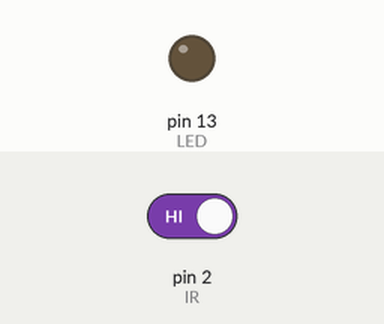
Simulated run of this sketch. Board: Arduino Uno, built with avr-gcc and run on an emulated ATmega328P. Shown: output pins drawn as LEDs (lit = HIGH). The test bench sets the inputs (shaded band); at power-on: pin 2 (IR) HIGH. What the sketch prints to the serial monitor is not drawn.

Above: at 1.2 s.
1.3 s: pin 2 (IR) driven LOW
At 1.6 s:
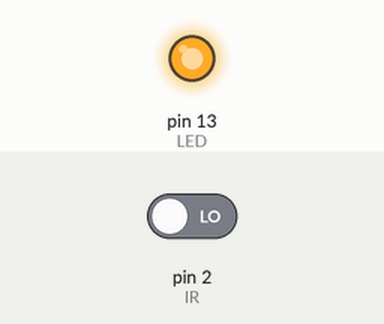
2.8 s: pin 2 (IR) driven HIGH
At 3.9 s:
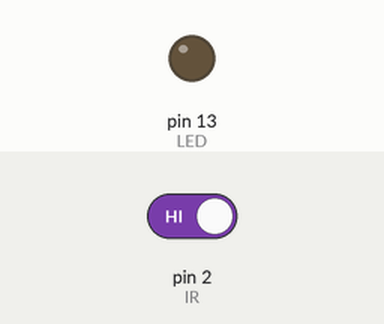
Timing chart, 0 to 5.8 s (numbered marks = the images above; inputs shaded):
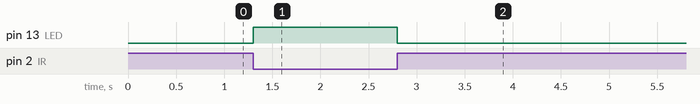

The sketch:

h015.ino
```cpp
int IR = 2;
int LED = 13;

void setup(){
  pinMode(IR, INPUT);
  pinMode(LED,OUTPUT);
  Serial.begin(115200);
}

void loop(){
  int IRsensor = digitalRead(IR);
  Serial.println(IRsensor);
  if(IRsensor==LOW){
    digitalWrite(LED,HIGH);
  }
  else{
    digitalWrite(LED,LOW);
  }
}
```

Measured:
- after the input at 1.3 s, pin 13 (LED): LOW → HIGH at once
- after the input at 2.8 s, pin 13 (LED): HIGH → LOW at once
